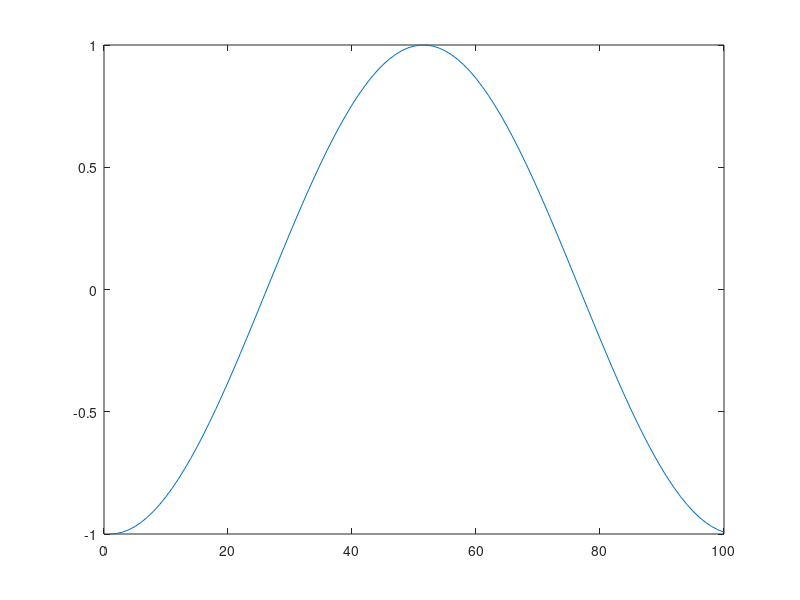

Reproduce this figure in MATLAB. (Note: this script raises an error after producing the figure.)
clc; close all; clear all;

%%% Data info
data_files = dir(['MovieData/*.txt']);
n_files = numel(data_files);

%%% Initialize array to hold all data
first_data = csvread("MovieData/sol_000.txt");
len_data = numel(first_data);
all_data = zeros(len_data, n_files);

%%% Read in all data
for i = 0:n_files-1
    fname = strcat('MovieData/sol_', sprintf('%03d',i), '.txt');
    all_data(:,i+1) = csvread(fname);
end

%%% Animate data
h = figure;
axis([1, len_data, -1, 1])    % ensure constant axis bounds
outgif = 'MovieData/plotgif.gif';
for k = 1:len_data
    xvec = [1:len_data];
    yvec = all_data(:,k);
    plot(xvec, yvec);
    
    drawnow
    pause(1/30);
    
    % Capture the plot as an image
    frame = getframe(h);
    im = frame2im(frame);
    [imind,cm] = rgb2ind(im,256);
    
    % Write to the GIF file
    if k == 1
        imwrite(imind,cm,outgif,'gif','Loopcount',inf,'DelayTime',1/30);
    else
        imwrite(imind,cm,outgif,'gif','WriteMode','append','DelayTime',1/30);
    end
end